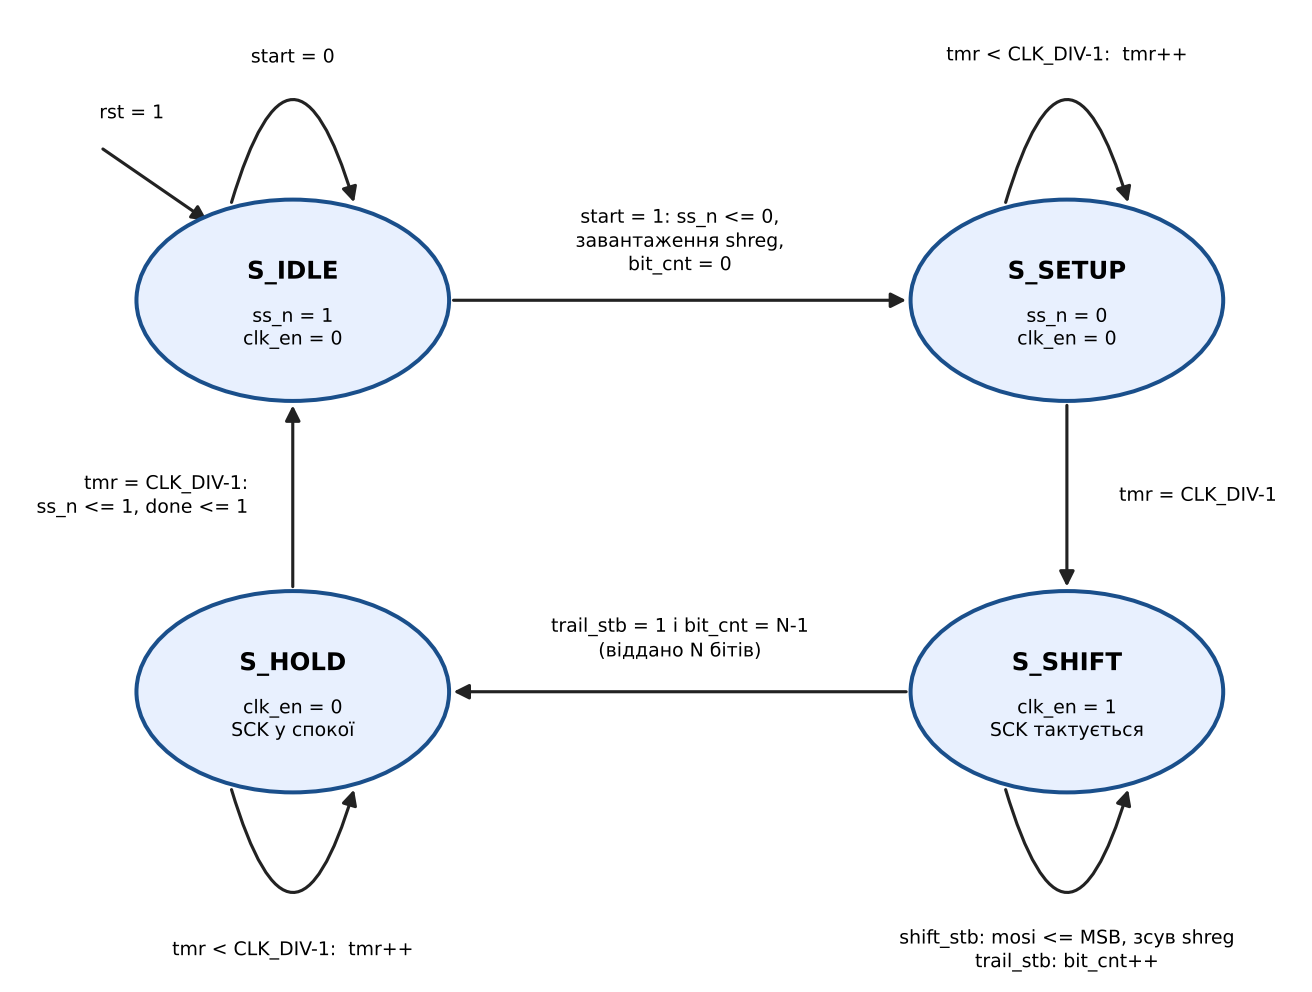

Reproduce this figure in Python.
# Діаграма станів (FSM) передавача SPI Master -> fsm_tx.png
import matplotlib; matplotlib.use("Agg")
import matplotlib.pyplot as plt
from matplotlib.patches import Ellipse, FancyArrowPatch
plt.rcParams["font.family"] = "DejaVu Sans"
fig, ax = plt.subplots(figsize=(8.2, 6.2), dpi=160)
ax.set_xlim(0, 8.2); ax.set_ylim(-0.7, 6.3); ax.axis("off")
N = {"S_IDLE": (1.5, 4.2, "ss_n = 1\nclk_en = 0"), "S_SETUP": (6.7, 4.2, "ss_n = 0\nclk_en = 0"),
     "S_SHIFT": (6.7, 1.4, "clk_en = 1\nSCK тактується"), "S_HOLD": (1.5, 1.4, "clk_en = 0\nSCK у спокої")}
RX, RY = 1.05, 0.72
for k, (x, y, t) in N.items():
    ax.add_patch(Ellipse((x, y), 2*RX, 2*RY, fc="#e8f0fe", ec="#1a4f8b", lw=1.8, zorder=2))
    ax.text(x, y + 0.2, k, ha="center", va="center", fontsize=11, weight="bold", zorder=3)
    ax.text(x, y - 0.2, t, ha="center", va="center", fontsize=8.5, zorder=3)
def arrow(p, q, rad=0.0):
    ax.add_patch(FancyArrowPatch(p, q, arrowstyle="-|>", mutation_scale=14, lw=1.4, color="#222",
                                 connectionstyle=f"arc3,rad={rad}", zorder=1))
def loop(x, y, up=True, w=0.42):
    s = 1 if up else -1
    arrow((x - w, y + s*RY*0.93), (x + w, y + s*RY*0.93), rad=-1.7*s)
t = lambda x, y, s, **k: ax.text(x, y, s, fontsize=8.5, ha=k.get("ha", "center"), va=k.get("va", "center"), linespacing=1.25)
# rst -> IDLE
arrow((0.2, 5.3), (0.95, 4.75)); t(0.2, 5.55, "rst = 1", ha="left")
# IDLE -> SETUP
arrow((N["S_IDLE"][0] + RX, 4.2), (N["S_SETUP"][0] - RX, 4.2))
t(4.1, 4.62, "start = 1: ss_n <= 0,\nзавантаження shreg,\nbit_cnt = 0")
# SETUP -> SHIFT
arrow((6.7, 4.2 - RY), (6.7, 1.4 + RY)); t(7.05, 2.8, "tmr = CLK_DIV-1", ha="left")
# SHIFT -> HOLD
arrow((N["S_SHIFT"][0] - RX, 1.4), (N["S_HOLD"][0] + RX, 1.4))
t(4.1, 1.78, "trail_stb = 1 і bit_cnt = N-1\n(віддано N бітів)")
# HOLD -> IDLE
arrow((1.5, 1.4 + RY), (1.5, 4.2 - RY)); t(1.2, 2.8, "tmr = CLK_DIV-1:\nss_n <= 1, done <= 1", ha="right")
# self loops
loop(*N["S_IDLE"][:2]); t(1.5, 5.95, "start = 0")
loop(*N["S_SETUP"][:2]); t(6.7, 5.95, "tmr < CLK_DIV-1:  tmr++")
loop(*N["S_SHIFT"][:2], up=False); t(6.7, -0.45, "shift_stb: mosi <= MSB, зсув shreg\ntrail_stb: bit_cnt++")
loop(*N["S_HOLD"][:2], up=False); t(1.5, -0.45, "tmr < CLK_DIV-1:  tmr++")
plt.tight_layout(pad=0.3); plt.savefig("fsm_tx.png", facecolor="white")
